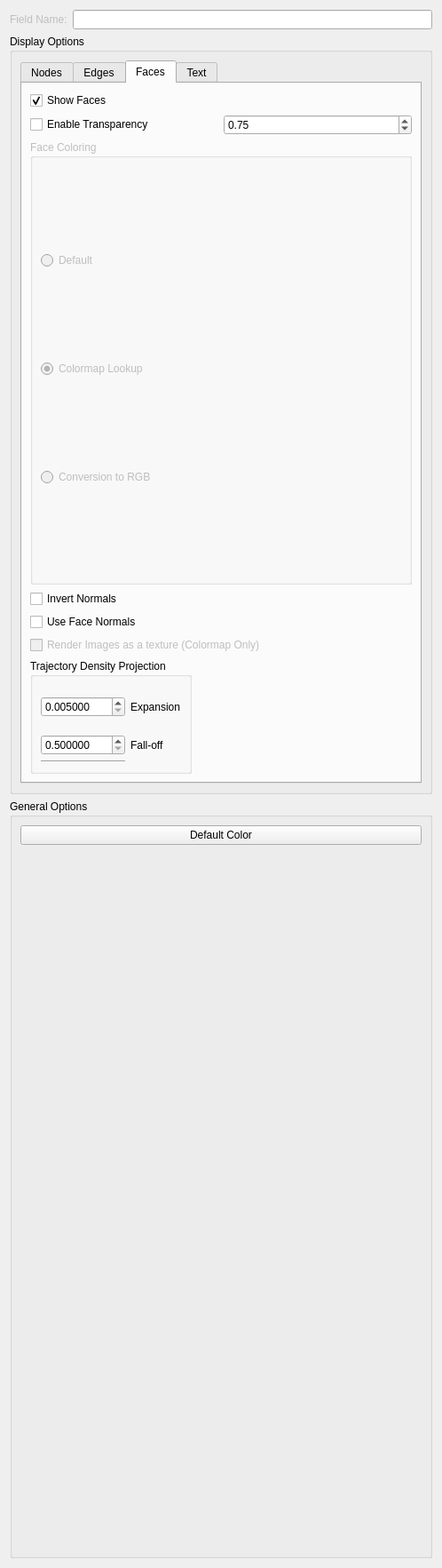
<?xml version="1.0" encoding="UTF-8"?>
<ui version="4.0">
 <class>ShowFieldDialog</class>
 <widget class="QDialog" name="ShowFieldDialog">
  <property name="geometry">
   <rect>
    <x>0</x>
    <y>0</y>
    <width>498</width>
    <height>1765</height>
   </rect>
  </property>
  <property name="sizePolicy">
   <sizepolicy hsizetype="Preferred" vsizetype="Preferred">
    <horstretch>0</horstretch>
    <verstretch>0</verstretch>
   </sizepolicy>
  </property>
  <property name="minimumSize">
   <size>
    <width>349</width>
    <height>900</height>
   </size>
  </property>
  <property name="windowTitle">
   <string>Dialog</string>
  </property>
  <layout class="QGridLayout" name="gridLayout_2">
   <item row="0" column="0">
    <layout class="QHBoxLayout" name="horizontalLayout">
     <item>
      <widget class="QLabel" name="label">
       <property name="enabled">
        <bool>false</bool>
       </property>
       <property name="text">
        <string>Field Name:</string>
       </property>
      </widget>
     </item>
     <item>
      <widget class="QLineEdit" name="fieldNameLineEdit_">
       <property name="enabled">
        <bool>true</bool>
       </property>
      </widget>
     </item>
    </layout>
   </item>
   <item row="1" column="0">
    <widget class="QGroupBox" name="groupBox">
     <property name="minimumSize">
      <size>
       <width>228</width>
       <height>359</height>
      </size>
     </property>
     <property name="title">
      <string>Display Options</string>
     </property>
     <layout class="QGridLayout" name="gridLayout">
      <item row="0" column="0">
       <widget class="QTabWidget" name="displayOptionsTabs_">
        <property name="minimumSize">
         <size>
          <width>206</width>
          <height>324</height>
         </size>
        </property>
        <property name="styleSheet">
         <string notr="true"/>
        </property>
        <property name="currentIndex">
         <number>2</number>
        </property>
        <widget class="QWidget" name="nodesTab_">
         <attribute name="title">
          <string>Nodes</string>
         </attribute>
         <layout class="QVBoxLayout" name="verticalLayout_7">
          <item>
           <widget class="QCheckBox" name="showNodesCheckBox_">
            <property name="enabled">
             <bool>true</bool>
            </property>
            <property name="mouseTracking">
             <bool>true</bool>
            </property>
            <property name="text">
             <string>Show Nodes</string>
            </property>
            <property name="checked">
             <bool>false</bool>
            </property>
           </widget>
          </item>
          <item>
           <layout class="QHBoxLayout" name="horizontalLayout_6">
            <property name="bottomMargin">
             <number>0</number>
            </property>
            <item>
             <widget class="QCheckBox" name="enableTransparencyNodesCheckBox_">
              <property name="enabled">
               <bool>true</bool>
              </property>
              <property name="text">
               <string>Enable Transparency</string>
              </property>
             </widget>
            </item>
            <item>
             <widget class="QDoubleSpinBox" name="nodeTransparencyDoubleSpinBox_"/>
            </item>
           </layout>
          </item>
          <item>
           <widget class="QGroupBox" name="groupBox_3">
            <property name="enabled">
             <bool>false</bool>
            </property>
            <property name="minimumSize">
             <size>
              <width>0</width>
              <height>90</height>
             </size>
            </property>
            <property name="title">
             <string>Node Coloring</string>
            </property>
            <layout class="QGridLayout" name="gridLayout_5">
             <item row="0" column="0">
              <widget class="QRadioButton" name="defaultNodeColoringButton_">
               <property name="text">
                <string>Default</string>
               </property>
              </widget>
             </item>
             <item row="1" column="0">
              <widget class="QRadioButton" name="colormapLookupNodeColoringButton_">
               <property name="text">
                <string>Colormap Lookup</string>
               </property>
               <property name="checked">
                <bool>true</bool>
               </property>
              </widget>
             </item>
             <item row="2" column="0">
              <widget class="QRadioButton" name="conversionRGBNodeColoringButton_">
               <property name="text">
                <string>Conversion to RGB</string>
               </property>
              </widget>
             </item>
            </layout>
           </widget>
          </item>
          <item>
           <widget class="QGroupBox" name="groupBox_4">
            <property name="enabled">
             <bool>true</bool>
            </property>
            <property name="title">
             <string>Node Display Type</string>
            </property>
            <layout class="QGridLayout" name="gridLayout_4">
             <item row="0" column="0">
              <widget class="QRadioButton" name="nodesAsPointsButton_">
               <property name="text">
                <string>Points</string>
               </property>
               <property name="checked">
                <bool>true</bool>
               </property>
              </widget>
             </item>
             <item row="1" column="0">
              <widget class="QRadioButton" name="nodesAsSpheresButton_">
               <property name="enabled">
                <bool>true</bool>
               </property>
               <property name="text">
                <string>Spheres</string>
               </property>
              </widget>
             </item>
            </layout>
           </widget>
          </item>
          <item>
           <layout class="QVBoxLayout" name="verticalLayout_5">
            <item>
             <layout class="QHBoxLayout" name="horizontalLayout_3">
              <item>
               <widget class="QLabel" name="label_4">
                <property name="enabled">
                 <bool>true</bool>
                </property>
                <property name="text">
                 <string>Sphere Scale</string>
                </property>
               </widget>
              </item>
              <item>
               <widget class="QDoubleSpinBox" name="scaleSphereDoubleSpinBox_">
                <property name="enabled">
                 <bool>true</bool>
                </property>
                <property name="singleStep">
                 <double>0.100000000000000</double>
                </property>
               </widget>
              </item>
             </layout>
            </item>
            <item>
             <layout class="QHBoxLayout" name="horizontalLayout_2">
              <item>
               <widget class="QLabel" name="label_5">
                <property name="enabled">
                 <bool>true</bool>
                </property>
                <property name="text">
                 <string>Resolution</string>
                </property>
               </widget>
              </item>
              <item>
               <widget class="QSpinBox" name="sphereResolutionSpinBox">
                <property name="enabled">
                 <bool>true</bool>
                </property>
                <property name="prefix">
                 <string/>
                </property>
                <property name="minimum">
                 <number>3</number>
                </property>
                <property name="maximum">
                 <number>20</number>
                </property>
                <property name="value">
                 <number>6</number>
                </property>
               </widget>
              </item>
             </layout>
            </item>
           </layout>
          </item>
          <item>
           <spacer name="verticalSpacer_4">
            <property name="orientation">
             <enum>Qt::Vertical</enum>
            </property>
            <property name="sizeHint" stdset="0">
             <size>
              <width>20</width>
              <height>40</height>
             </size>
            </property>
           </spacer>
          </item>
         </layout>
        </widget>
        <widget class="QWidget" name="edgesTab_">
         <attribute name="title">
          <string>Edges</string>
         </attribute>
         <layout class="QGridLayout" name="gridLayout_6">
          <item row="0" column="0">
           <widget class="QCheckBox" name="showEdgesCheckBox_">
            <property name="text">
             <string>Show Edges</string>
            </property>
            <property name="checked">
             <bool>true</bool>
            </property>
           </widget>
          </item>
          <item row="1" column="0">
           <layout class="QHBoxLayout" name="horizontalLayout_7">
            <item>
             <widget class="QCheckBox" name="enableTransparencyEdgesCheckBox_">
              <property name="text">
               <string>Enable Transparency</string>
              </property>
             </widget>
            </item>
            <item>
             <widget class="QDoubleSpinBox" name="edgeTransparencyDoubleSpinBox_">
              <property name="maximum">
               <double>1.000000000000000</double>
              </property>
              <property name="singleStep">
               <double>0.010000000000000</double>
              </property>
              <property name="value">
               <double>0.650000000000000</double>
              </property>
             </widget>
            </item>
           </layout>
          </item>
          <item row="2" column="0">
           <widget class="QGroupBox" name="groupBox_6">
            <property name="enabled">
             <bool>true</bool>
            </property>
            <property name="title">
             <string>Edge Coloring</string>
            </property>
            <layout class="QVBoxLayout" name="verticalLayout_4">
             <item>
              <widget class="QRadioButton" name="defaultNodeColoringButton_1">
               <property name="text">
                <string>Default</string>
               </property>
              </widget>
             </item>
             <item>
              <widget class="QRadioButton" name="colormapLookupNodeColoringButton_1">
               <property name="text">
                <string>Colormap Lookup</string>
               </property>
               <property name="checked">
                <bool>true</bool>
               </property>
              </widget>
             </item>
             <item>
              <widget class="QRadioButton" name="conversionRGBNodeColoringButton_1">
               <property name="text">
                <string>Conversion to RGB</string>
               </property>
              </widget>
             </item>
            </layout>
           </widget>
          </item>
          <item row="3" column="0">
           <widget class="QGroupBox" name="groupBox_7">
            <property name="enabled">
             <bool>true</bool>
            </property>
            <property name="title">
             <string>Edge Display Type</string>
            </property>
            <layout class="QVBoxLayout" name="verticalLayout_3">
             <item>
              <widget class="QRadioButton" name="edgesAsLinesButton_">
               <property name="text">
                <string>Lines</string>
               </property>
               <property name="checked">
                <bool>true</bool>
               </property>
              </widget>
             </item>
             <item>
              <widget class="QRadioButton" name="edgesAsCylindersButton_">
               <property name="enabled">
                <bool>true</bool>
               </property>
               <property name="text">
                <string>Cylinders</string>
               </property>
              </widget>
             </item>
            </layout>
           </widget>
          </item>
          <item row="4" column="0">
           <layout class="QHBoxLayout" name="horizontalLayout_4">
            <item>
             <widget class="QLabel" name="label_8">
              <property name="text">
               <string>Cylinder Scale</string>
              </property>
             </widget>
            </item>
            <item>
             <widget class="QDoubleSpinBox" name="cylinder_rad_spin">
              <property name="enabled">
               <bool>true</bool>
              </property>
              <property name="minimum">
               <double>0.010000000000000</double>
              </property>
              <property name="maximum">
               <double>100.000000000000000</double>
              </property>
              <property name="value">
               <double>1.000000000000000</double>
              </property>
             </widget>
            </item>
           </layout>
          </item>
          <item row="5" column="0">
           <layout class="QHBoxLayout" name="horizontalLayout_5">
            <item>
             <widget class="QLabel" name="label_9">
              <property name="text">
               <string>Resolution</string>
              </property>
             </widget>
            </item>
            <item>
             <widget class="QSpinBox" name="cylinder_res_spin">
              <property name="enabled">
               <bool>true</bool>
              </property>
              <property name="prefix">
               <string/>
              </property>
              <property name="minimum">
               <number>3</number>
              </property>
              <property name="maximum">
               <number>20</number>
              </property>
              <property name="value">
               <number>20</number>
              </property>
             </widget>
            </item>
           </layout>
          </item>
          <item row="6" column="0">
           <spacer name="verticalSpacer_2">
            <property name="orientation">
             <enum>Qt::Vertical</enum>
            </property>
            <property name="sizeHint" stdset="0">
             <size>
              <width>20</width>
              <height>134</height>
             </size>
            </property>
           </spacer>
          </item>
         </layout>
        </widget>
        <widget class="QWidget" name="facesTab_">
         <attribute name="title">
          <string>Faces</string>
         </attribute>
         <layout class="QGridLayout" name="gridLayout_7">
          <item row="6" column="0" colspan="2">
           <widget class="QCheckBox" name="checkBox_2">
            <property name="enabled">
             <bool>false</bool>
            </property>
            <property name="text">
             <string>Render Images as a texture (Colormap Only)</string>
            </property>
           </widget>
          </item>
          <item row="0" column="0">
           <widget class="QCheckBox" name="showFacesCheckBox_">
            <property name="text">
             <string>Show Faces</string>
            </property>
            <property name="checked">
             <bool>true</bool>
            </property>
           </widget>
          </item>
          <item row="2" column="0" colspan="2">
           <layout class="QHBoxLayout" name="horizontalLayout_8">
            <item>
             <widget class="QCheckBox" name="enableTransparencyFacesCheckBox_">
              <property name="sizePolicy">
               <sizepolicy hsizetype="Minimum" vsizetype="Fixed">
                <horstretch>0</horstretch>
                <verstretch>0</verstretch>
               </sizepolicy>
              </property>
              <property name="text">
               <string>Enable Transparency</string>
              </property>
             </widget>
            </item>
            <item>
             <widget class="QDoubleSpinBox" name="transparencyDoubleSpinBox_">
              <property name="enabled">
               <bool>true</bool>
              </property>
              <property name="toolTip">
               <string>Set Transparency Alpha</string>
              </property>
              <property name="maximum">
               <double>1.000000000000000</double>
              </property>
              <property name="singleStep">
               <double>0.010000000000000</double>
              </property>
              <property name="value">
               <double>0.750000000000000</double>
              </property>
             </widget>
            </item>
           </layout>
          </item>
          <item row="3" column="0" colspan="2">
           <widget class="QGroupBox" name="groupBox_5">
            <property name="enabled">
             <bool>false</bool>
            </property>
            <property name="sizePolicy">
             <sizepolicy hsizetype="Minimum" vsizetype="Preferred">
              <horstretch>0</horstretch>
              <verstretch>0</verstretch>
             </sizepolicy>
            </property>
            <property name="title">
             <string>Face Coloring</string>
            </property>
            <layout class="QVBoxLayout" name="verticalLayout_16">
             <item>
              <widget class="QRadioButton" name="defaultNodeColoringButton_2">
               <property name="text">
                <string>Default</string>
               </property>
              </widget>
             </item>
             <item>
              <widget class="QRadioButton" name="colormapLookupNodeColoringButton_2">
               <property name="text">
                <string>Colormap Lookup</string>
               </property>
               <property name="checked">
                <bool>true</bool>
               </property>
              </widget>
             </item>
             <item>
              <widget class="QRadioButton" name="conversionRGBNodeColoringButton_2">
               <property name="text">
                <string>Conversion to RGB</string>
               </property>
              </widget>
             </item>
            </layout>
           </widget>
          </item>
          <item row="4" column="0">
           <widget class="QCheckBox" name="invertNormalsCheckBox">
            <property name="text">
             <string>Invert Normals</string>
            </property>
           </widget>
          </item>
          <item row="5" column="0">
           <widget class="QCheckBox" name="useFaceNormalsCheckBox_">
            <property name="enabled">
             <bool>true</bool>
            </property>
            <property name="text">
             <string>Use Face Normals</string>
            </property>
           </widget>
          </item>
          <item row="7" column="0" colspan="2">
           <widget class="QGroupBox" name="groupBox_8">
            <property name="sizePolicy">
             <sizepolicy hsizetype="Maximum" vsizetype="Maximum">
              <horstretch>50</horstretch>
              <verstretch>50</verstretch>
             </sizepolicy>
            </property>
            <property name="minimumSize">
             <size>
              <width>50</width>
              <height>50</height>
             </size>
            </property>
            <property name="title">
             <string>Trajectory Density Projection</string>
            </property>
            <layout class="QGridLayout" name="gridLayout_9">
             <item row="1" column="1">
              <widget class="QLabel" name="label_6">
               <property name="sizePolicy">
                <sizepolicy hsizetype="Preferred" vsizetype="Preferred">
                 <horstretch>0</horstretch>
                 <verstretch>0</verstretch>
                </sizepolicy>
               </property>
               <property name="minimumSize">
                <size>
                 <width>50</width>
                 <height>50</height>
                </size>
               </property>
               <property name="text">
                <string>Expansion</string>
               </property>
              </widget>
             </item>
             <item row="2" column="1">
              <widget class="QLabel" name="label_11">
               <property name="sizePolicy">
                <sizepolicy hsizetype="Preferred" vsizetype="Preferred">
                 <horstretch>0</horstretch>
                 <verstretch>0</verstretch>
                </sizepolicy>
               </property>
               <property name="minimumSize">
                <size>
                 <width>10</width>
                 <height>20</height>
                </size>
               </property>
               <property name="text">
                <string>Fall-off</string>
               </property>
              </widget>
             </item>
             <item row="3" column="0">
              <widget class="Line" name="line">
               <property name="sizePolicy">
                <sizepolicy hsizetype="MinimumExpanding" vsizetype="Preferred">
                 <horstretch>20</horstretch>
                 <verstretch>10</verstretch>
                </sizepolicy>
               </property>
               <property name="orientation">
                <enum>Qt::Horizontal</enum>
               </property>
              </widget>
             </item>
             <item row="1" column="0">
              <widget class="QDoubleSpinBox" name="lineExpansion_">
               <property name="decimals">
                <number>6</number>
               </property>
               <property name="minimum">
                <double>0.005000000000000</double>
               </property>
               <property name="maximum">
                <double>0.020000000000000</double>
               </property>
               <property name="singleStep">
                <double>0.001000000000000</double>
               </property>
               <property name="value">
                <double>0.005000000000000</double>
               </property>
              </widget>
             </item>
             <item row="2" column="0">
              <widget class="QDoubleSpinBox" name="lineFalloff_">
               <property name="decimals">
                <number>6</number>
               </property>
               <property name="minimum">
                <double>0.500000000000000</double>
               </property>
               <property name="maximum">
                <double>10.000000000000000</double>
               </property>
               <property name="singleStep">
                <double>0.500000000000000</double>
               </property>
              </widget>
             </item>
            </layout>
           </widget>
          </item>
         </layout>
        </widget>
        <widget class="QWidget" name="textTab_">
         <attribute name="title">
          <string>Text</string>
         </attribute>
         <layout class="QVBoxLayout" name="verticalLayout_2">
          <item>
           <widget class="QFrame" name="textOptionsFrame_">
            <property name="font">
             <font>
              <weight>50</weight>
              <bold>false</bold>
             </font>
            </property>
            <property name="frameShape">
             <enum>QFrame::StyledPanel</enum>
            </property>
            <property name="frameShadow">
             <enum>QFrame::Raised</enum>
            </property>
            <layout class="QGridLayout" name="gridLayout_8">
             <item row="0" column="0" colspan="2">
              <widget class="QCheckBox" name="showTextCheckBox_">
               <property name="text">
                <string>Show Text</string>
               </property>
              </widget>
             </item>
             <item row="1" column="0" colspan="2">
              <widget class="QCheckBox" name="showDataValuesCheckBox_">
               <property name="text">
                <string>Show data values</string>
               </property>
              </widget>
             </item>
             <item row="2" column="0" colspan="2">
              <widget class="QCheckBox" name="showNodeIndicesCheckBox_">
               <property name="text">
                <string>Show node indices</string>
               </property>
              </widget>
             </item>
             <item row="3" column="0" colspan="2">
              <widget class="QCheckBox" name="showEdgeIndicesCheckBox_">
               <property name="text">
                <string>Show edge indices</string>
               </property>
              </widget>
             </item>
             <item row="4" column="0" colspan="2">
              <widget class="QCheckBox" name="showFaceIndicesCheckBox_">
               <property name="text">
                <string>Show face indices</string>
               </property>
              </widget>
             </item>
             <item row="5" column="0" colspan="2">
              <widget class="QCheckBox" name="showCellIndicesCheckBox_">
               <property name="text">
                <string>Show cell indices</string>
               </property>
              </widget>
             </item>
             <item row="6" column="0" colspan="2">
              <widget class="QCheckBox" name="cullTextCheckBox_">
               <property name="text">
                <string>Cull backfacing text if possible</string>
               </property>
              </widget>
             </item>
             <item row="7" column="0" colspan="2">
              <widget class="QCheckBox" name="textAlwaysVisibleCheckBox_">
               <property name="text">
                <string>Text always visible</string>
               </property>
              </widget>
             </item>
             <item row="8" column="0" colspan="2">
              <widget class="QCheckBox" name="renderIndicesLocationsCheckBox_">
               <property name="text">
                <string>Render indices as locations</string>
               </property>
              </widget>
             </item>
             <item row="9" column="0">
              <widget class="QLabel" name="label_2">
               <property name="text">
                <string>Text Size:</string>
               </property>
              </widget>
             </item>
             <item row="9" column="1">
              <widget class="QSpinBox" name="textSizeSpinBox_">
               <property name="minimum">
                <number>1</number>
               </property>
               <property name="value">
                <number>8</number>
               </property>
              </widget>
             </item>
             <item row="10" column="0">
              <widget class="QLabel" name="label_3">
               <property name="text">
                <string>Text Precision:</string>
               </property>
              </widget>
             </item>
             <item row="10" column="1">
              <widget class="QSpinBox" name="textPrecisionSpinBox_">
               <property name="minimum">
                <number>1</number>
               </property>
               <property name="maximum">
                <number>16</number>
               </property>
               <property name="value">
                <number>3</number>
               </property>
              </widget>
             </item>
            </layout>
           </widget>
          </item>
          <item>
           <widget class="QGroupBox" name="textColoringGroupBox_">
            <property name="font">
             <font>
              <weight>50</weight>
              <bold>false</bold>
             </font>
            </property>
            <property name="title">
             <string>Text Coloring</string>
            </property>
            <layout class="QGridLayout" name="gridLayout_10">
             <item row="0" column="0">
              <widget class="QPushButton" name="textColorPushButton_">
               <property name="text">
                <string>Text Color</string>
               </property>
              </widget>
             </item>
             <item row="0" column="1">
              <widget class="QLabel" name="textColorLabel_">
               <property name="frameShape">
                <enum>QFrame::Panel</enum>
               </property>
               <property name="frameShadow">
                <enum>QFrame::Sunken</enum>
               </property>
               <property name="text">
                <string/>
               </property>
              </widget>
             </item>
             <item row="1" column="0" colspan="2">
              <widget class="QRadioButton" name="textColoringRadioButton_">
               <property name="enabled">
                <bool>true</bool>
               </property>
               <property name="text">
                <string>Text</string>
               </property>
               <property name="checked">
                <bool>true</bool>
               </property>
              </widget>
             </item>
             <item row="2" column="0" colspan="2">
              <widget class="QRadioButton" name="colormapLookupTextRadioButton_">
               <property name="enabled">
                <bool>true</bool>
               </property>
               <property name="text">
                <string>Colormap Lookup</string>
               </property>
              </widget>
             </item>
             <item row="3" column="0" colspan="2">
              <widget class="QRadioButton" name="conversionRGBTextRadioButton_">
               <property name="enabled">
                <bool>true</bool>
               </property>
               <property name="text">
                <string>Conversion to RGB</string>
               </property>
              </widget>
             </item>
            </layout>
           </widget>
          </item>
          <item>
           <spacer name="verticalSpacer_3">
            <property name="orientation">
             <enum>Qt::Vertical</enum>
            </property>
            <property name="sizeHint" stdset="0">
             <size>
              <width>20</width>
              <height>40</height>
             </size>
            </property>
           </spacer>
          </item>
         </layout>
        </widget>
       </widget>
      </item>
     </layout>
    </widget>
   </item>
   <item row="2" column="0">
    <widget class="QGroupBox" name="groupBox_2">
     <property name="minimumSize">
      <size>
       <width>0</width>
       <height>80</height>
      </size>
     </property>
     <property name="title">
      <string>General Options</string>
     </property>
     <layout class="QGridLayout" name="gridLayout_3">
      <item row="0" column="0">
       <widget class="QPushButton" name="defaultMeshColorButton_">
        <property name="enabled">
         <bool>true</bool>
        </property>
        <property name="text">
         <string>Default Color</string>
        </property>
       </widget>
      </item>
      <item row="1" column="0">
       <spacer name="verticalSpacer">
        <property name="orientation">
         <enum>Qt::Vertical</enum>
        </property>
        <property name="sizeHint" stdset="0">
         <size>
          <width>20</width>
          <height>40</height>
         </size>
        </property>
       </spacer>
      </item>
     </layout>
    </widget>
   </item>
  </layout>
 </widget>
 <resources/>
 <connections/>
</ui>
